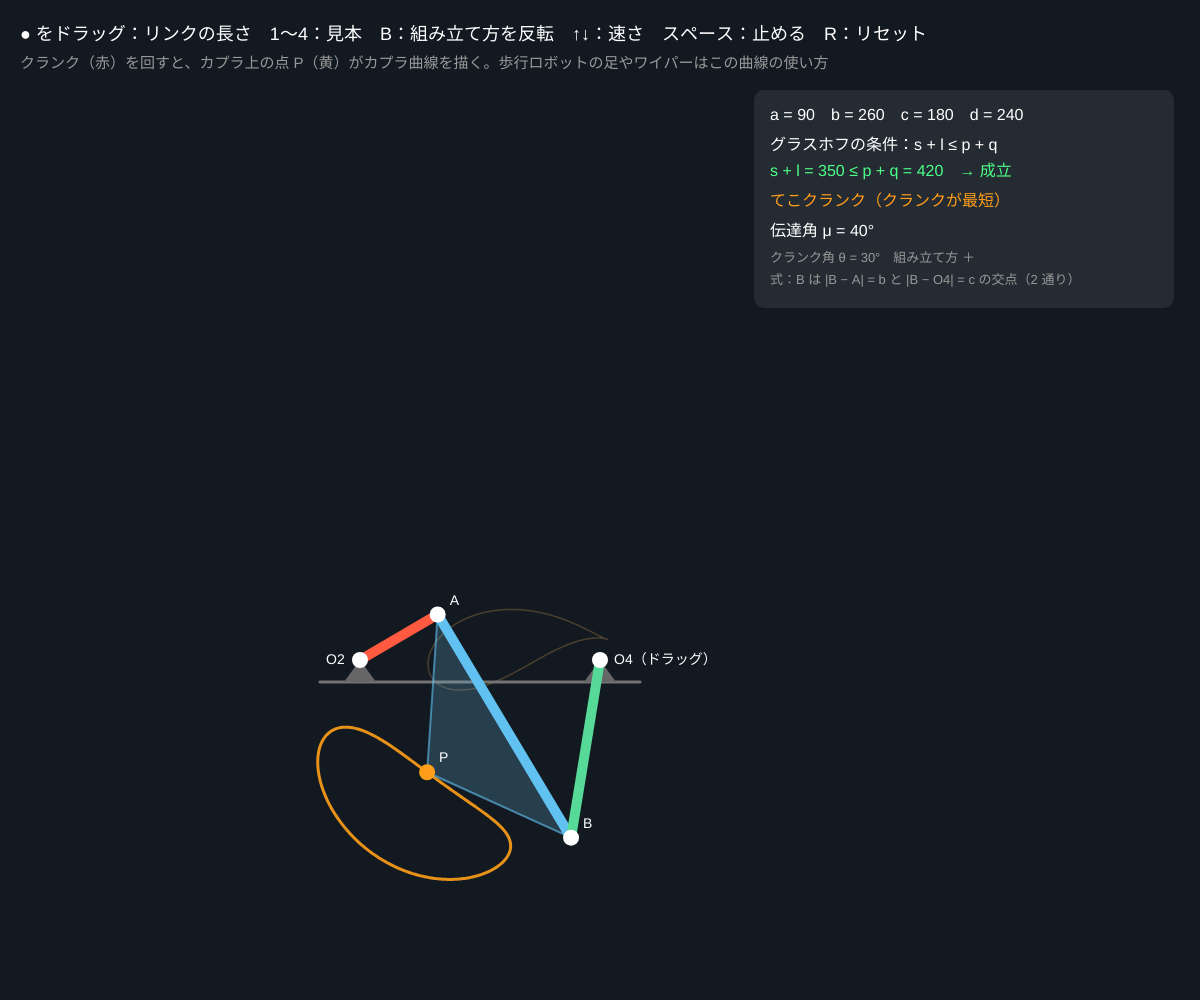
Frame 1 (no input)
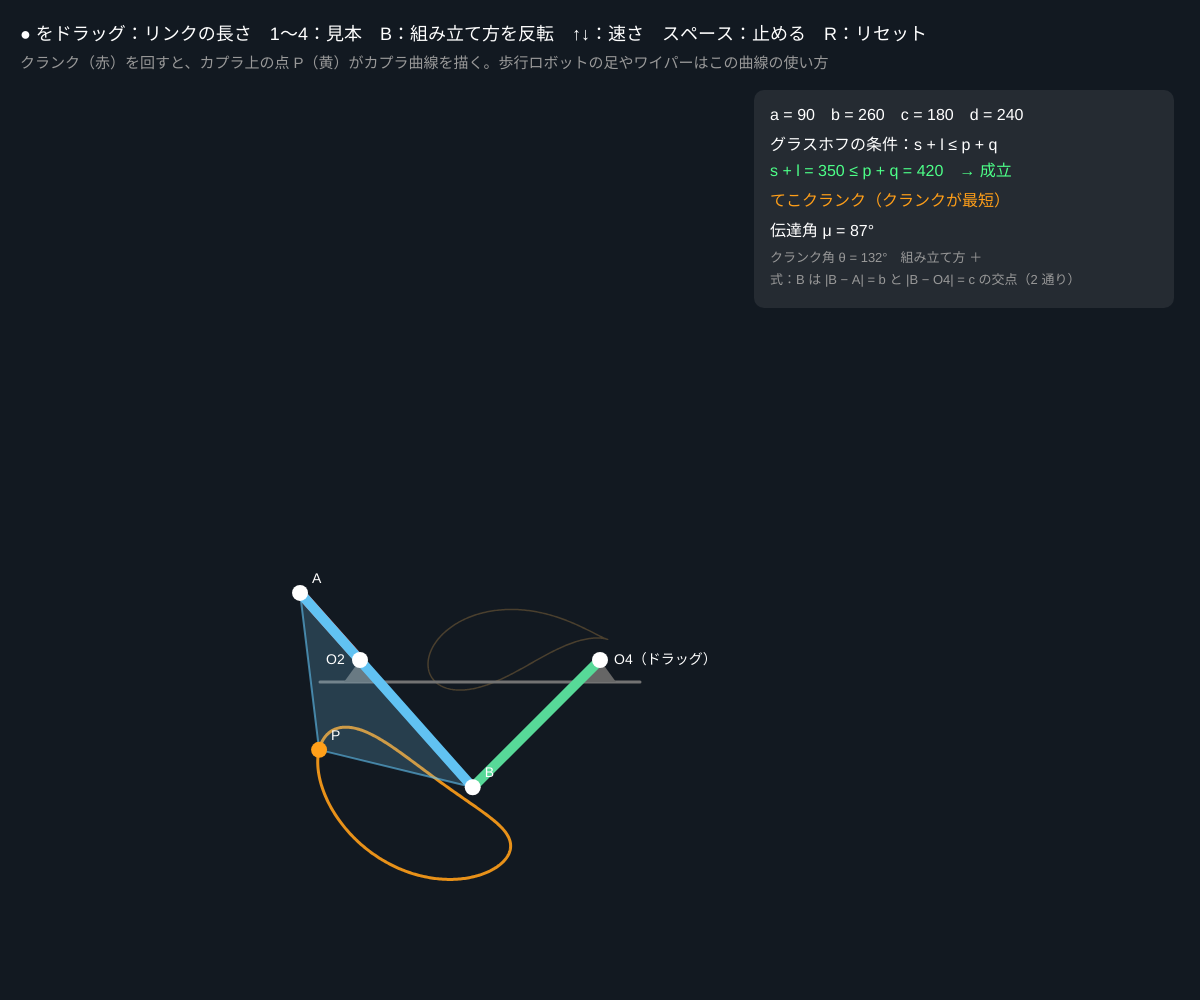
Frame 60 (no input)
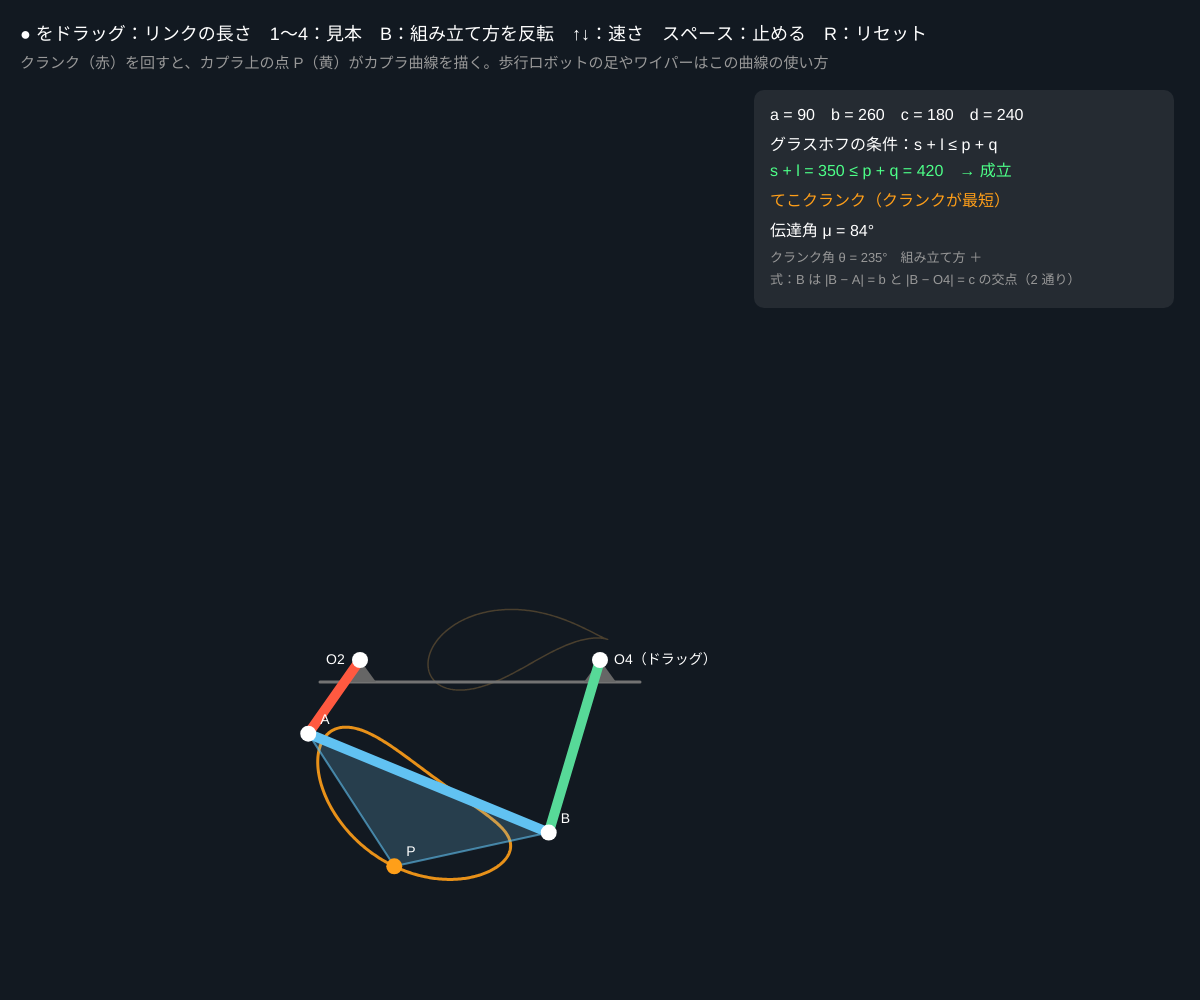
Frame 120 (the mouse pressed at the canvas centre since frame 60)

The p5.js sketch that drew these frames (run headless with seeded random() and noise() and a simulated clock; from frame 60 on, the mouse is pressed at the canvas centre):

// p5.js sketch
// ── sketch.js
// ============================================
// 00 4 節リンク機構
// 4 本の棒をピンでつないだ、いちばん基本の機構。クランク a を回すとロッカー c が揺れ、カプラ b 上の点が曲線を描く
// グラスホフの条件：最短 s + 最長 l ≤ 残り p + q なら、どれかのリンクが 1 回転できる
// ● をドラッグ = リンクの長さを変える / 1〜4 = 見本 / B = 組み立て方を反転 / ↑↓ = 速さ / スペース = 止める / R = リセット
// ============================================

let La = 90, Lb = 260, Lc = 180, Ld = 240;   // ★ クランク a、カプラ b、ロッカー c、固定リンク d（px）
let cu = 0.5, cv = 90;                        // ★ カプラ点 P の位置（A→B 方向に cu×b、直角方向に cv）
let th = 0.5, turnDir = 1, branch = 1;        // クランク角、回る向き、組み立て方（+1 / -1）
let turnSpeed = 0.03;                         // ★ 回る速さ（ラジアン/フレーム）
let playing = true, grab = null;
let ox = 0, oy = 0;                           // 固定ピン O2 の位置

function setup() {
  createCanvas(windowWidth, windowHeight);
  colorMode(HSB, 360, 100, 100, 100);
  ox = width * 0.3; oy = height * 0.66;
}

// ★ ループ閉じ込みの式を解く：A はクランクの先、B は「A 中心・半径 b の円」と「O4 中心・半径 c の円」の交点
function solveBar(theta, br) {
  let A = { x: ox + La * Math.cos(theta), y: oy - La * Math.sin(theta) };
  let dx = ox + Ld - A.x, dy = oy - A.y, e = Math.hypot(dx, dy);
  if (e > Lb + Lc || e < Math.abs(Lb - Lc) || e < 1e-6) return null;   // 円が交わらない = 組み立てられない
  let k = (Lb * Lb - Lc * Lc + e * e) / (2 * e);
  let hh = Math.sqrt(Math.max(Lb * Lb - k * k, 0));
  let B = { x: A.x + (k * dx - br * hh * dy) / e, y: A.y + (k * dy + br * hh * dx) / e };
  let ux = (B.x - A.x) / Lb, uy = (B.y - A.y) / Lb;
  let P = { x: A.x + cu * Lb * ux - cv * uy, y: A.y + cu * Lb * uy + cv * ux };
  return { A, B, P, ux, uy };
}

// グラスホフの条件で機構の種類を判定する
function classify() {
  let v = [La, Lb, Lc, Ld].slice().sort((p, q) => p - q);
  let sl = v[0] + v[3], pq = v[1] + v[2];
  let kind;
  if (Math.abs(sl - pq) < 0.5) kind = '思案点あり（s + l = p + q）';
  else if (sl > pq) kind = '両てこ（非グラスホフ：どれも 1 回転できない）';
  else if (Ld === v[0]) kind = '両クランク（固定リンクが最短）';
  else if (Lb === v[0]) kind = '両てこ（カプラが最短：カプラが 1 回転）';
  else kind = 'てこクランク（クランクが最短）';
  return { sl, pq, kind, ok: sl <= pq + 0.5 };
}

// カプラ曲線：クランク角を 1 周ぶん試して P をつなぐ（解けない角度では線を切る）
function drawCouplerCurve(br) {
  let drawing = false;
  for (let i = 0; i <= 360; i++) {
    let s = solveBar((i / 360) * TWO_PI, br);
    if (s) {
      if (!drawing) { beginShape(); drawing = true; }
      vertex(s.P.x, s.P.y);
    } else if (drawing) { endShape(); drawing = false; }
  }
  if (drawing) endShape();
}

function findStart() {
  for (let i = 0; i < 360; i++) {
    let t = th + (i / 360) * TWO_PI;
    if (solveBar(t, branch)) { th = t; return; }
  }
}

function draw() {
  background(212, 45, 13);
  // 回す：解けなくなったら死点。向きを反転し、組み立て方も入れ替わる
  if (playing && !grab) {
    let next = th + turnDir * turnSpeed;
    if (solveBar(next, branch)) th = next;
    else if (solveBar(th, branch)) { turnDir = -turnDir; branch = -branch; }
  }
  let s = solveBar(th, branch);
  let o4 = { x: ox + Ld, y: oy };

  // カプラ曲線（いまの組み立て方 = 明るい、反対 = 暗い）
  noFill();
  strokeWeight(1.5); stroke(35, 60, 70, 35); drawCouplerCurve(-branch);
  strokeWeight(3); stroke(35, 90, 100, 90); drawCouplerCurve(branch);

  // 固定リンク（地面）
  stroke(0, 0, 45); strokeWeight(3);
  line(ox - 40, oy + 22, o4.x + 40, oy + 22);
  for (let p of [{ x: ox, y: oy }, o4]) { noStroke(); fill(0, 0, 40); triangle(p.x, p.y, p.x - 16, p.y + 22, p.x + 16, p.y + 22); }

  if (s) {
    // カプラの三角形（A, B, P）
    noStroke(); fill(200, 50, 90, 22);
    triangle(s.A.x, s.A.y, s.B.x, s.B.y, s.P.x, s.P.y);
    strokeWeight(10);
    stroke(8, 75, 100); line(ox, oy, s.A.x, s.A.y);          // クランク a
    stroke(200, 60, 95); line(s.A.x, s.A.y, s.B.x, s.B.y);   // カプラ b
    stroke(150, 60, 85); line(o4.x, o4.y, s.B.x, s.B.y);     // ロッカー c
    strokeWeight(2); stroke(200, 60, 95, 60);
    line(s.A.x, s.A.y, s.P.x, s.P.y); line(s.B.x, s.B.y, s.P.x, s.P.y);
    noStroke(); fill(0, 0, 100);
    for (let p of [{ x: ox, y: oy }, o4, s.A, s.B]) circle(p.x, p.y, 16);
    fill(35, 90, 100); circle(s.P.x, s.P.y, 16);
    fill(0, 0, 100); textSize(14);
    text('O2', ox - 34, oy + 4); text('O4（ドラッグ）', o4.x + 14, oy + 4);
    text('A', s.A.x + 12, s.A.y - 10); text('B', s.B.x + 12, s.B.y - 10); text('P', s.P.x + 12, s.P.y - 10);
  } else {
    fill(0, 90, 100); noStroke(); textSize(20);
    text('この長さでは組み立てられない（b + c が短すぎる / 長すぎる）。● を動かすか R', ox - 60, oy - 200);
    fill(0, 0, 100); circle(ox, oy, 16); circle(o4.x, o4.y, 16);
    fill(8, 75, 100); circle(ox + La * Math.cos(th), oy - La * Math.sin(th), 16);
  }

  // 文字
  let g = classify();
  noStroke(); fill(0, 0, 100); textSize(18);
  text('● をドラッグ：リンクの長さ　1〜4：見本　B：組み立て方を反転　↑↓：速さ　スペース：' + (playing ? '止める' : '動かす') + '　R：リセット', 20, 40);
  fill(0, 0, 60); textSize(15);
  text('クランク（赤）を回すと、カプラ上の点 P（黄）がカプラ曲線を描く。歩行ロボットの足やワイパーはこの曲線の使い方', 20, 68);

  let px = width - 430, py = 120;
  fill(0, 0, 100, 8); rect(px - 16, py - 30, 420, 218, 10);
  fill(0, 0, 100); textSize(16);
  text('a = ' + nf(La, 1, 0) + '　b = ' + nf(Lb, 1, 0) + '　c = ' + nf(Lc, 1, 0) + '　d = ' + nf(Ld, 1, 0), px, py);
  text('グラスホフの条件：s + l ≤ p + q', px, py + 30);
  fill(g.ok ? 140 : 0, 70, 100);
  text('s + l = ' + nf(g.sl, 1, 0) + (g.ok ? ' ≤ ' : ' > ') + 'p + q = ' + nf(g.pq, 1, 0) + (g.ok ? '　→ 成立' : '　→ 不成立'), px, py + 56);
  fill(35, 90, 100);
  text(g.kind, px, py + 86);
  if (s) {
    // 伝達角 μ：カプラとロッカーのなす角。90° に近いほど力がよく伝わる
    let mu = Math.acos(constrain(((s.A.x - s.B.x) * (o4.x - s.B.x) + (s.A.y - s.B.y) * (o4.y - s.B.y)) / (Lb * Lc), -1, 1));
    let muDeg = mu * 180 / Math.PI;
    let bad = muDeg < 40 || muDeg > 140;
    fill(bad ? 0 : 0, bad ? 80 : 0, 100);
    text('伝達角 μ = ' + nf(muDeg, 1, 0) + '°' + (bad ? '（力が伝わりにくい）' : ''), px, py + 116);
    fill(0, 0, 60); textSize(13);
    text('クランク角 θ = ' + nf((((th * 180 / Math.PI) % 360) + 360) % 360, 1, 0) + '°　組み立て方 ' + (branch > 0 ? '＋' : '−'), px, py + 142);
    text('式：B は |B − A| = b と |B − O4| = c の交点（2 通り）', px, py + 164);
  }
}

// ---------- ドラッグ ----------
function mousePressed() {
  let s = solveBar(th, branch);
  let cand = [{ id: 'O4', x: ox + Ld, y: oy }, { id: 'A', x: ox + La * Math.cos(th), y: oy - La * Math.sin(th) }];
  if (s) cand.push({ id: 'B', x: s.B.x, y: s.B.y }, { id: 'P', x: s.P.x, y: s.P.y });
  grab = null;
  for (let c of cand) if (Math.hypot(mouseX - c.x, mouseY - c.y) < 22) grab = c.id;
}
function mouseDragged() {
  if (!grab) return;
  if (grab === 'O4') Ld = constrain(mouseX - ox, 40, 520);
  if (grab === 'A') { La = constrain(Math.hypot(mouseX - ox, mouseY - oy), 30, 320); th = Math.atan2(oy - mouseY, mouseX - ox); }
  let A = { x: ox + La * Math.cos(th), y: oy - La * Math.sin(th) };
  if (grab === 'B') {
    Lb = constrain(Math.hypot(mouseX - A.x, mouseY - A.y), 40, 520);
    Lc = constrain(Math.hypot(mouseX - ox - Ld, mouseY - oy), 40, 520);
    let dx = ox + Ld - A.x, dy = oy - A.y;
    branch = dx * (mouseY - A.y) - dy * (mouseX - A.x) >= 0 ? 1 : -1;
  }
  if (grab === 'P') {
    let s = solveBar(th, branch);
    if (s) {
      let wx = mouseX - s.A.x, wy = mouseY - s.A.y;
      cu = constrain((wx * s.ux + wy * s.uy) / Lb, -1.5, 2.5);
      cv = constrain(-wx * s.uy + wy * s.ux, -400, 400);
    }
  }
}
function mouseReleased() { grab = null; }

function keyPressed() {
  let presets = { '1': [90, 260, 180, 240], '2': [200, 220, 210, 80], '3': [200, 80, 210, 240], '4': [150, 180, 160, 300] };
  if (presets[key]) { [La, Lb, Lc, Ld] = presets[key]; findStart(); }
  if (key === 'b' || key === 'B') { branch = -branch; findStart(); }
  if (key === ' ') playing = !playing;
  if (key === UP_ARROW) turnSpeed = constrain(turnSpeed + 0.005, 0.005, 0.12);
  if (key === DOWN_ARROW) turnSpeed = constrain(turnSpeed - 0.005, 0.005, 0.12);
  if (key === 'r' || key === 'R') { La = 90; Lb = 260; Lc = 180; Ld = 240; cu = 0.5; cv = 90; th = 0.5; branch = 1; turnDir = 1; }
}

// ---------- やってみよう ----------
// 1. 1〜4 を押して種類を見比べよう。2（両クランク）ではロッカーも 1 回転する。どのリンクが最短？
// 2. 4（非グラスホフ）ではクランクが途中で止まって引き返す。止まる瞬間、A・B・O4 は一直線（死点）
// 3. 点 P をドラッグして、ほぼ直線になる部分を持つカプラ曲線を探そう（ワットやチェビシェフの近似直線機構）
// 4. 伝達角 μ が 40° を切らないように a〜d を決めるのが設計の基本。1 の見本で μ の最小値を読み取ろう
// 5. cu = 0.5, cv = 0 にすると P は棒の上。曲線はどう変わる？
